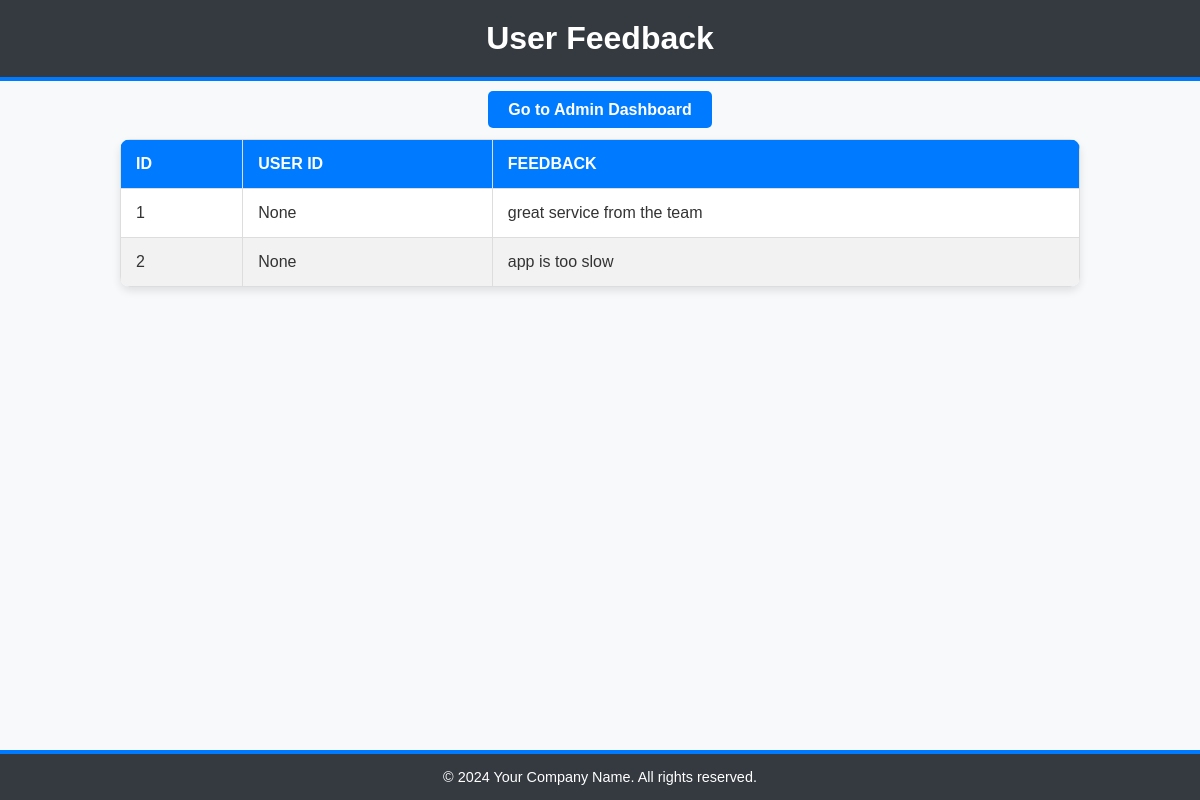
The app's page /app/feedback/ with its own data.
### app/models.py (models this page shows)
class feedback(models.Model):
    userid=models.ForeignKey(Logintable,null=True,blank=True,on_delete=models.CASCADE)
    feedback=models.CharField(max_length=255,null=True,blank=True)

### app/views.py (the view)
# urls.py: path('feedback/',Feedbacktable.as_view()),
class Feedbacktable(View):
    def get(self,request):
        xyz=feedback.objects.all()
        return render(request,"feedback.html",{'x':xyz})

### templates/feedback.html (shortened to what this page needs)
<!DOCTYPE html>
<html lang="en">
<head>
</head>
<body>
    <header>
        <h2>User Feedback</h2>
    </header>
    <div class="action-button">
        <a href="/app/admindashboard/">Go to Admin Dashboard</a>
    </div>
    <table>
        <thead>
            <tr>
                <th>Id</th>
                <th>User ID</th>
                <th>Feedback</th>
            </tr>
        </thead>
        <tbody>
            {% for i in x %}
            <tr>
                <td>{{ forloop.counter }}</td>
                <td>{{ i.userid }}</td>
                <td>{{ i.feedback }}</td>
            </tr>
            {% endfor %}
        </tbody>
    </table>
    <footer>
        <p>&copy; 2024 Your Company Name. All rights reserved.</p>
    </footer>
</body>
</html>

### templates/feedback.html (style rules this page uses)
body { font-family: Arial, sans-serif; margin: 0; padding: 0; background-color: #f8f9fa; color: #333; }
header { background-color: #343a40; color: white; padding: 20px; text-align: center; border-bottom: 4px solid #007BFF; }
header h2 { margin: 0; font-size: 2em; }
.action-button { text-align: center; margin: 20px 0; }
.action-button a { text-decoration: none; color: white; background-color: #007BFF; padding: 10px 20px; margin: 10px; border-radius: 5px; font-size: 1em; font-weight: bold; transition: transform 0.3s ease, background-color 0.3s ease; }
table { width: 80%; border-collapse: collapse; margin: 20px auto; font-size: 1em; background-color: #fff; box-shadow: 0 4px 8px rgba(0, 0, 0, 0.1); border-radius: 10px; overflow: hidden; }
th, td { padding: 15px; text-align: left; border: 1px solid #ddd; }
th { background-color: #007BFF; color: white; text-transform: uppercase; }
tr:nth-child(even) { background-color: #f2f2f2; }
footer { background-color: #343a40; color: #ffffff; text-align: center; padding: 15px 0; position: fixed; bottom: 0; width: 100%; font-size: 0.9em; border-top: 4px solid #007BFF; }
footer p { margin: 0; }

### records on screen
feedback: userid "None", feedback "great service from the team"
feedback: userid "None", feedback "app is too slow"
